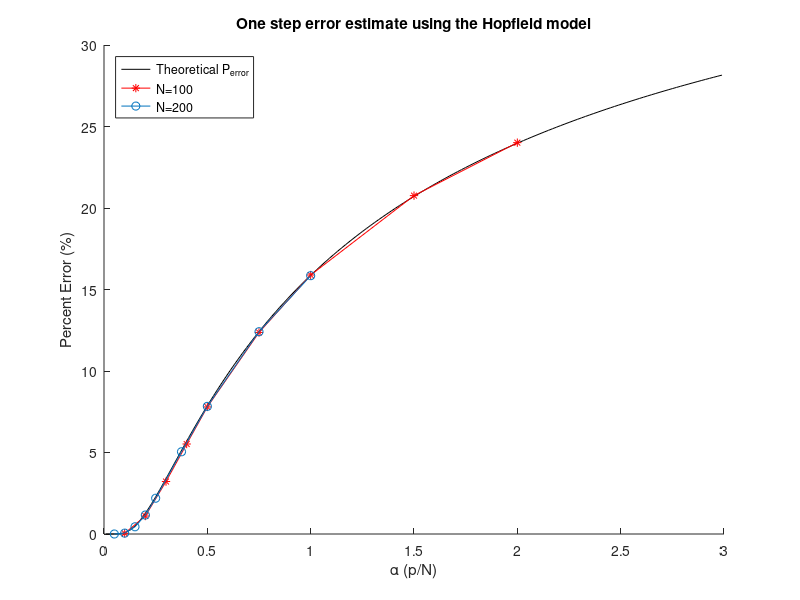

Write the MATLAB code that produced this figure.
% task 1
clc
clear all;
close all

%changeable parameters
nbrTimes = 1000;
nbrTimes = 100;

%parameters
N = [100, 200];
P = [10 20 30 40 50 75 100 150 200];
% N=100;
% P = 2;
percentWrong = zeros(length(N), length(P) );
alpha = zeros(length(N), length(P));

for N_ITERATION = 1:length(N)
    for P_ITERATION = 1:length(P)
        
        totBits = N(N_ITERATION)*P(P_ITERATION);
        alpha(N_ITERATION, P_ITERATION) = P( P_ITERATION )/N( N_ITERATION);
        tot = 0;
        for ITERATION = 1:nbrTimes
            
            %Create random patterns:
            patterns = sign( round( rand(P( P_ITERATION ), N( N_ITERATION) )) - 0.1 );
            
            
            %Calculate weights
            w = patterns'*patterns/N(N_ITERATION);
            for i = 1: length(w)
                w(i,i) = 0;
            end
            nextPatterns = patterns*w;
            nextPatterns( nextPatterns == 0) = 1; %take care of elements that equal 0
            nextPatterns = sign( nextPatterns );
            
            wrongBits = totBits - sum( sum(nextPatterns == patterns),2);
            tot = tot+wrongBits;
        end
            percentWrong(N_ITERATION, P_ITERATION) = tot/totBits; %get mean of wrong percent
    end
end

%Create throretical P_error
X = [0.01:0.02:3];
Y= zeros(1, length(X));
for i = 1:length(X);
    Y(i) = 1-erf( sqrt(1/(2*X(i))) ); %1/X = N/P
end
Y = Y/2;
%%
hold on
plot(X, Y*nbrTimes, 'k');
plot(alpha(1,:), percentWrong(1,:), '-*r');
plot(alpha(2,:), percentWrong(2,:), '-o');
title('One step error estimate using the Hopfield model');
ylabel('Percent Error (%)');
xlabel('\alpha (p/N)');
legend('Theoretical P_{error}', 'N=100', 'N=200', 'Location', 'northwest');


